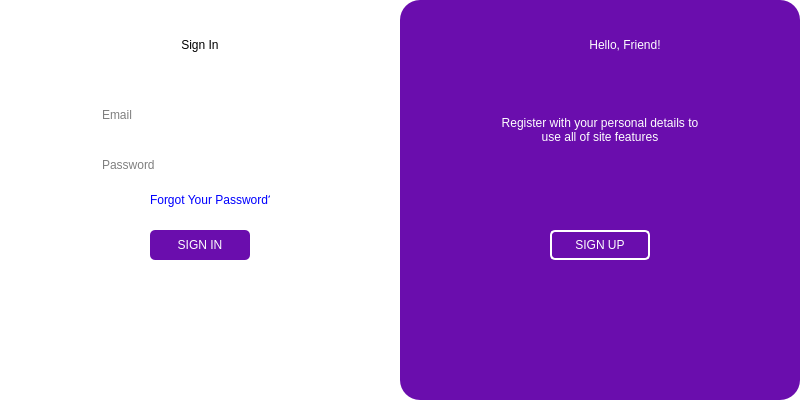
<?xml version="1.0" encoding="UTF-8"?>
<ui version="4.0">
 <class>LoginForm</class>
 <widget class="QWidget" name="LoginForm">
  <property name="geometry">
   <rect>
    <x>0</x>
    <y>0</y>
    <width>800</width>
    <height>400</height>
   </rect>
  </property>
  <property name="windowTitle">
   <string>Login Form</string>
  </property>
  <property name="styleSheet">
   <string notr="true">background-color: white;
        border-radius: 20px;</string>
  </property>
  <widget class="QFrame" name="leftPanel">
   <property name="geometry">
    <rect>
     <x>0</x>
     <y>0</y>
     <width>400</width>
     <height>400</height>
    </rect>
   </property>
   <property name="styleSheet">
    <string>
                    background-color: white;
                    border-top-left-radius: 20px;
                    border-bottom-left-radius: 20px;
                </string>
   </property>
   <widget class="QLabel" name="labelSignIn">
    <property name="geometry">
     <rect>
      <x>150</x>
      <y>30</y>
      <width>100</width>
      <height>30</height>
     </rect>
    </property>
    <property name="text">
     <string>Sign In</string>
    </property>
    <property name="alignment">
     <set>Qt::AlignCenter</set>
    </property>
   </widget>
   <widget class="QLineEdit" name="emailField">
    <property name="geometry">
     <rect>
      <x>100</x>
      <y>100</y>
      <width>200</width>
      <height>30</height>
     </rect>
    </property>
    <property name="placeholderText">
     <string>Email</string>
    </property>
   </widget>
   <widget class="QLineEdit" name="passwordField">
    <property name="geometry">
     <rect>
      <x>100</x>
      <y>150</y>
      <width>200</width>
      <height>30</height>
     </rect>
    </property>
    <property name="echoMode">
     <enum>QLineEdit::Password</enum>
    </property>
    <property name="placeholderText">
     <string>Password</string>
    </property>
   </widget>
   <widget class="QLabel" name="forgotPassword">
    <property name="geometry">
     <rect>
      <x>150</x>
      <y>190</y>
      <width>120</width>
      <height>20</height>
     </rect>
    </property>
    <property name="styleSheet">
     <string>color: blue;</string>
    </property>
    <property name="text">
     <string>Forgot Your Password?</string>
    </property>
   </widget>
   <widget class="QPushButton" name="signInButton">
    <property name="geometry">
     <rect>
      <x>150</x>
      <y>230</y>
      <width>100</width>
      <height>30</height>
     </rect>
    </property>
    <property name="styleSheet">
     <string>
                        background-color: #6A0DAD;
                        color: white;
                        border-radius: 5px;
                    </string>
    </property>
    <property name="text">
     <string>SIGN IN</string>
    </property>
   </widget>
  </widget>
  <widget class="QFrame" name="rightPanel">
   <property name="geometry">
    <rect>
     <x>400</x>
     <y>0</y>
     <width>400</width>
     <height>400</height>
    </rect>
   </property>
   <property name="styleSheet">
    <string>
                    background-color: #6A0DAD;
                    color: white;
                    border-top-right-radius: 20px;
                    border-bottom-right-radius: 20px;
                </string>
   </property>
   <widget class="QLabel" name="labelHello">
    <property name="geometry">
     <rect>
      <x>150</x>
      <y>30</y>
      <width>150</width>
      <height>30</height>
     </rect>
    </property>
    <property name="text">
     <string>Hello, Friend!</string>
    </property>
    <property name="alignment">
     <set>Qt::AlignCenter</set>
    </property>
   </widget>
   <widget class="QLabel" name="labelRegister">
    <property name="geometry">
     <rect>
      <x>100</x>
      <y>100</y>
      <width>200</width>
      <height>60</height>
     </rect>
    </property>
    <property name="text">
     <string>Register with your personal details to use all of site features</string>
    </property>
    <property name="alignment">
     <set>Qt::AlignCenter</set>
    </property>
    <property name="wordWrap">
     <bool>true</bool>
    </property>
   </widget>
   <widget class="QPushButton" name="signUpButton">
    <property name="geometry">
     <rect>
      <x>150</x>
      <y>230</y>
      <width>100</width>
      <height>30</height>
     </rect>
    </property>
    <property name="styleSheet">
     <string>
                        border: 2px solid white;
                        color: white;
                        background-color: transparent;
                        border-radius: 5px;
                    </string>
    </property>
    <property name="text">
     <string>SIGN UP</string>
    </property>
   </widget>
  </widget>
 </widget>
 <resources/>
 <connections/>
</ui>
